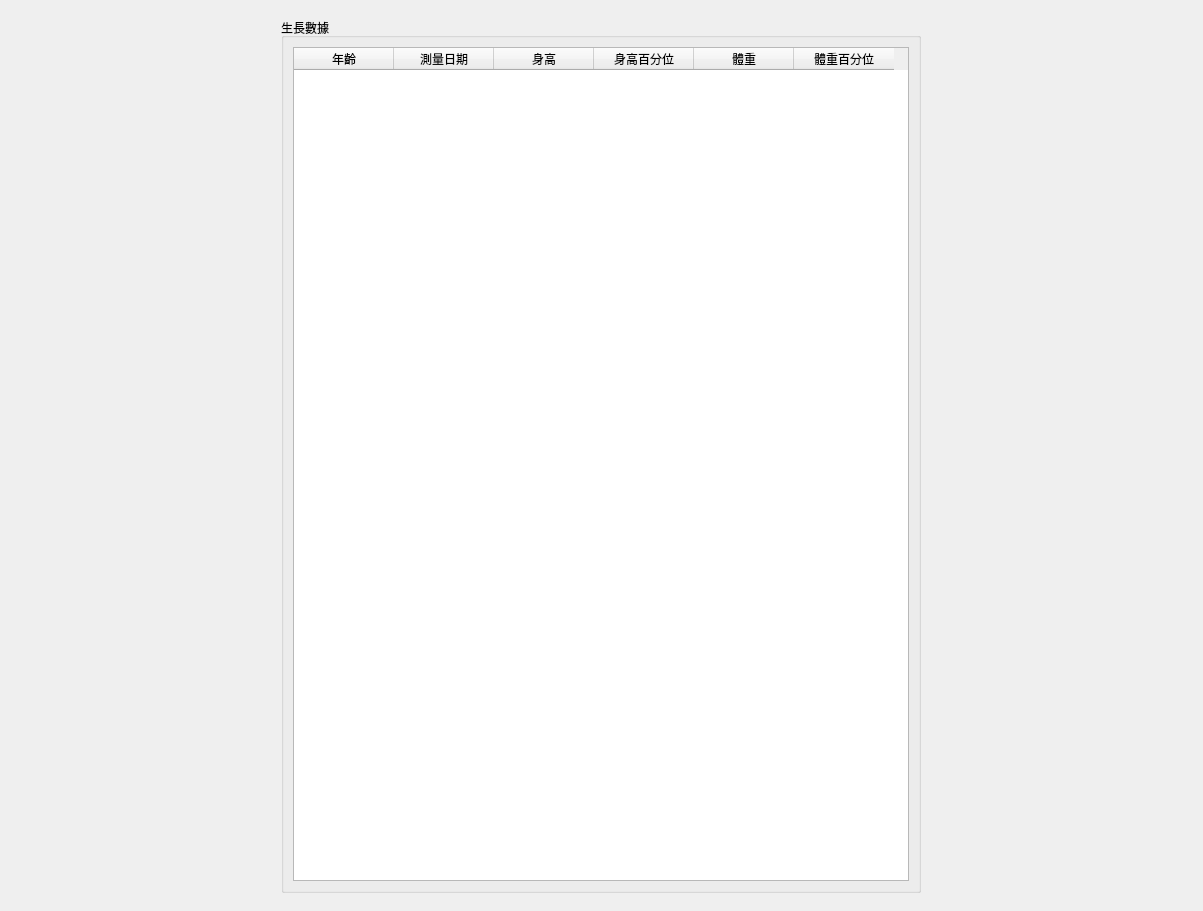
<?xml version="1.0" encoding="UTF-8"?>
<ui version="4.0">
 <class>MainWindow</class>
 <widget class="QMainWindow" name="MainWindow">
  <property name="geometry">
   <rect>
    <x>0</x>
    <y>0</y>
    <width>1203</width>
    <height>911</height>
   </rect>
  </property>
  <property name="windowTitle">
   <string>MainWindow</string>
  </property>
  <widget class="QWidget" name="centralwidget">
   <layout class="QVBoxLayout" name="verticalLayout_3">
    <item>
     <layout class="QHBoxLayout" name="horizontalLayout">
      <property name="leftMargin">
       <number>9</number>
      </property>
      <property name="topMargin">
       <number>9</number>
      </property>
      <property name="rightMargin">
       <number>9</number>
      </property>
      <property name="bottomMargin">
       <number>9</number>
      </property>
      <item>
       <widget class="QGroupBox" name="groupBox_data">
        <property name="maximumSize">
         <size>
          <width>640</width>
          <height>16777215</height>
         </size>
        </property>
        <property name="title">
         <string>生長數據</string>
        </property>
        <layout class="QVBoxLayout" name="verticalLayout">
         <item>
          <widget class="QTableWidget" name="tableWidget_growth">
           <property name="editTriggers">
            <set>QAbstractItemView::NoEditTriggers</set>
           </property>
           <property name="alternatingRowColors">
            <bool>true</bool>
           </property>
           <property name="selectionMode">
            <enum>QAbstractItemView::SingleSelection</enum>
           </property>
           <property name="selectionBehavior">
            <enum>QAbstractItemView::SelectRows</enum>
           </property>
           <attribute name="verticalHeaderVisible">
            <bool>false</bool>
           </attribute>
           <column>
            <property name="text">
             <string>年齡</string>
            </property>
           </column>
           <column>
            <property name="text">
             <string>測量日期</string>
            </property>
           </column>
           <column>
            <property name="text">
             <string>身高</string>
            </property>
           </column>
           <column>
            <property name="text">
             <string>身高百分位</string>
            </property>
           </column>
           <column>
            <property name="text">
             <string>體重</string>
            </property>
           </column>
           <column>
            <property name="text">
             <string>體重百分位</string>
            </property>
           </column>
          </widget>
         </item>
        </layout>
       </widget>
      </item>
      <item>
       <layout class="QVBoxLayout" name="verticalLayout_chart"/>
      </item>
     </layout>
    </item>
   </layout>
  </widget>
 </widget>
 <resources/>
 <connections/>
</ui>
